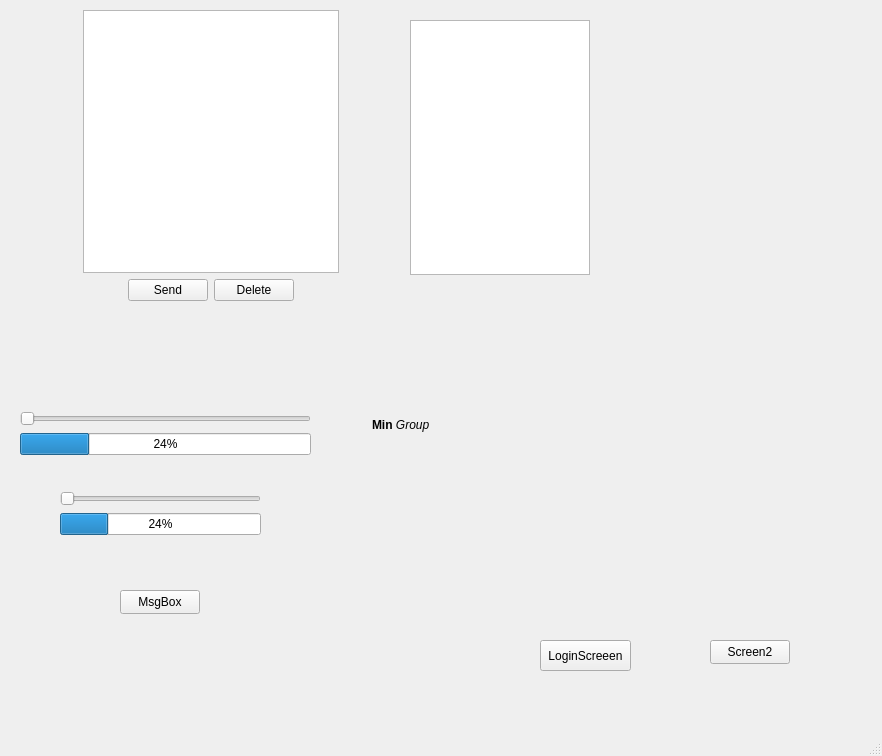
<?xml version="1.0" encoding="UTF-8"?>
<ui version="4.0">
 <class>MainWindow</class>
 <widget class="QMainWindow" name="MainWindow">
  <property name="geometry">
   <rect>
    <x>0</x>
    <y>0</y>
    <width>882</width>
    <height>756</height>
   </rect>
  </property>
  <property name="windowTitle">
   <string>MainWindow</string>
  </property>
  <property name="inputMethodHints">
   <set>Qt::ImhNone</set>
  </property>
  <widget class="QWidget" name="centralwidget">
   <widget class="QWidget" name="layoutWidget">
    <property name="geometry">
     <rect>
      <x>20</x>
      <y>10</y>
      <width>381</width>
      <height>291</height>
     </rect>
    </property>
    <layout class="QVBoxLayout" name="verticalLayout">
     <item>
      <layout class="QHBoxLayout" name="horizontalLayout_2">
       <item>
        <spacer name="horizontalSpacer">
         <property name="orientation">
          <enum>Qt::Horizontal</enum>
         </property>
         <property name="sizeHint" stdset="0">
          <size>
           <width>40</width>
           <height>20</height>
          </size>
         </property>
        </spacer>
       </item>
       <item>
        <widget class="QTextEdit" name="SendText"/>
       </item>
       <item>
        <spacer name="horizontalSpacer_2">
         <property name="orientation">
          <enum>Qt::Horizontal</enum>
         </property>
         <property name="sizeHint" stdset="0">
          <size>
           <width>40</width>
           <height>20</height>
          </size>
         </property>
        </spacer>
       </item>
      </layout>
     </item>
     <item>
      <layout class="QHBoxLayout" name="horizontalLayout">
       <item>
        <spacer name="horizontalSpacer_3">
         <property name="orientation">
          <enum>Qt::Horizontal</enum>
         </property>
         <property name="sizeHint" stdset="0">
          <size>
           <width>40</width>
           <height>20</height>
          </size>
         </property>
        </spacer>
       </item>
       <item>
        <widget class="QPushButton" name="SendTextButton">
         <property name="text">
          <string>Send</string>
         </property>
        </widget>
       </item>
       <item>
        <widget class="QPushButton" name="DeleteTextButton">
         <property name="text">
          <string>Delete</string>
         </property>
        </widget>
       </item>
       <item>
        <spacer name="horizontalSpacer_4">
         <property name="orientation">
          <enum>Qt::Horizontal</enum>
         </property>
         <property name="sizeHint" stdset="0">
          <size>
           <width>40</width>
           <height>20</height>
          </size>
         </property>
        </spacer>
       </item>
      </layout>
     </item>
    </layout>
   </widget>
   <widget class="QPushButton" name="MessageBoxButton">
    <property name="geometry">
     <rect>
      <x>120</x>
      <y>590</y>
      <width>80</width>
      <height>24</height>
     </rect>
    </property>
    <property name="text">
     <string>MsgBox</string>
    </property>
   </widget>
   <widget class="QTextEdit" name="testRecied">
    <property name="geometry">
     <rect>
      <x>410</x>
      <y>20</y>
      <width>180</width>
      <height>255</height>
     </rect>
    </property>
    <property name="font">
     <font>
      <bold>true</bold>
     </font>
    </property>
   </widget>
   <widget class="QPushButton" name="gotoDialogbutton">
    <property name="geometry">
     <rect>
      <x>710</x>
      <y>640</y>
      <width>80</width>
      <height>24</height>
     </rect>
    </property>
    <property name="text">
     <string>Screen2</string>
    </property>
   </widget>
   <widget class="QLabel" name="HTMLLabel">
    <property name="geometry">
     <rect>
      <x>370</x>
      <y>390</y>
      <width>131</width>
      <height>71</height>
     </rect>
    </property>
    <property name="text">
     <string>&lt;html&gt;&lt;b&gt;Min &lt;/b&gt; &lt;i&gt;Group&lt;/i&gt;&lt;/html&gt;
</string>
    </property>
    <property name="indent">
     <number>2</number>
    </property>
   </widget>
   <widget class="QPushButton" name="LoginScreenButton">
    <property name="geometry">
     <rect>
      <x>540</x>
      <y>640</y>
      <width>91</width>
      <height>31</height>
     </rect>
    </property>
    <property name="text">
     <string>LoginScreeen</string>
    </property>
   </widget>
   <widget class="QWidget" name="layoutWidget">
    <property name="geometry">
     <rect>
      <x>20</x>
      <y>410</y>
      <width>291</width>
      <height>47</height>
     </rect>
    </property>
    <layout class="QVBoxLayout" name="verticalLayout_2">
     <item>
      <widget class="QSlider" name="horizontalSlider">
       <property name="orientation">
        <enum>Qt::Horizontal</enum>
       </property>
      </widget>
     </item>
     <item>
      <widget class="QProgressBar" name="progressBar">
       <property name="value">
        <number>24</number>
       </property>
      </widget>
     </item>
    </layout>
   </widget>
   <widget class="QWidget" name="layoutWidget">
    <property name="geometry">
     <rect>
      <x>60</x>
      <y>490</y>
      <width>201</width>
      <height>47</height>
     </rect>
    </property>
    <layout class="QVBoxLayout" name="verticalLayout_3">
     <item>
      <widget class="QSlider" name="testSlider">
       <property name="orientation">
        <enum>Qt::Horizontal</enum>
       </property>
      </widget>
     </item>
     <item>
      <widget class="QProgressBar" name="testBar">
       <property name="value">
        <number>24</number>
       </property>
      </widget>
     </item>
    </layout>
   </widget>
   <widget class="QStackedWidget" name="stackedWidget">
    <property name="geometry">
     <rect>
      <x>650</x>
      <y>120</y>
      <width>120</width>
      <height>80</height>
     </rect>
    </property>
    <property name="currentIndex">
     <number>0</number>
    </property>
    <widget class="QWidget" name="page_3"/>
    <widget class="QWidget" name="page_4"/>
   </widget>
  </widget>
  <widget class="QMenuBar" name="menubar">
   <property name="geometry">
    <rect>
     <x>0</x>
     <y>0</y>
     <width>882</width>
     <height>21</height>
    </rect>
   </property>
  </widget>
  <widget class="QStatusBar" name="statusbar"/>
 </widget>
 <resources/>
 <connections>
  <connection>
   <sender>horizontalSlider</sender>
   <signal>valueChanged(int)</signal>
   <receiver>progressBar</receiver>
   <slot>setValue(int)</slot>
   <hints>
    <hint type="sourcelabel">
     <x>278</x>
     <y>275</y>
    </hint>
    <hint type="destinationlabel">
     <x>278</x>
     <y>292</y>
    </hint>
   </hints>
  </connection>
 </connections>
</ui>
